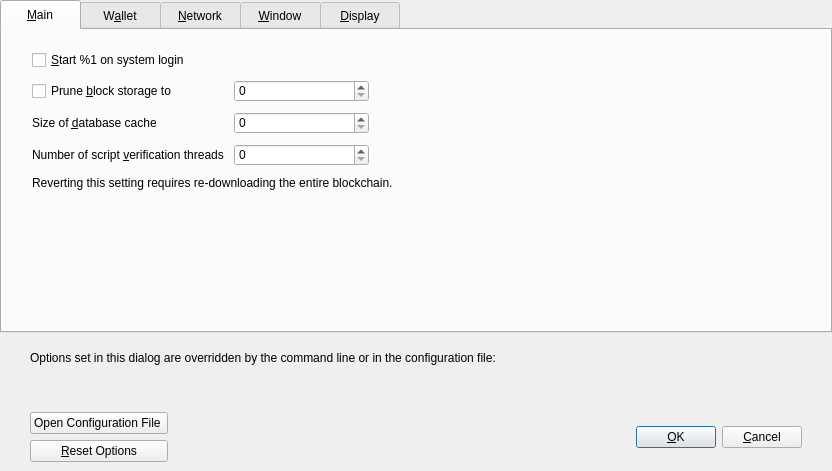
<?xml version="1.0" encoding="UTF-8"?>
<ui version="4.0">
 <class>OptionsDialog</class>
 <widget class="QDialog" name="OptionsDialog">
  <property name="geometry">
   <rect>
    <x>0</x>
    <y>0</y>
    <width>832</width>
    <height>471</height>
   </rect>
  </property>
  <property name="minimumSize">
   <size>
    <width>650</width>
    <height>440</height>
   </size>
  </property>
  <property name="windowTitle">
   <string>Options</string>
  </property>
  <property name="styleSheet">
   <string notr="true">QTabBar::tab { 
height: 30px;
width: 80px;
}


</string>
  </property>
  <property name="modal">
   <bool>true</bool>
  </property>
  <layout class="QVBoxLayout" name="verticalLayout">
   <property name="leftMargin">
    <number>0</number>
   </property>
   <property name="topMargin">
    <number>0</number>
   </property>
   <property name="rightMargin">
    <number>0</number>
   </property>
   <property name="bottomMargin">
    <number>0</number>
   </property>
   <item>
    <widget class="QTabWidget" name="tabWidget">
     <property name="styleSheet">
      <string notr="true"/>
     </property>
     <property name="currentIndex">
      <number>0</number>
     </property>
     <widget class="QWidget" name="tabMain">
      <attribute name="title">
       <string>&amp;Main</string>
      </attribute>
      <layout class="QVBoxLayout" name="verticalLayout_Main">
       <property name="spacing">
        <number>10</number>
       </property>
       <property name="leftMargin">
        <number>30</number>
       </property>
       <property name="topMargin">
        <number>20</number>
       </property>
       <property name="rightMargin">
        <number>30</number>
       </property>
       <property name="bottomMargin">
        <number>20</number>
       </property>
       <item>
        <widget class="QCheckBox" name="sinAtStartup">
         <property name="toolTip">
          <string>Automatically start %1 after logging in to the system.</string>
         </property>
         <property name="styleSheet">
          <string notr="true"/>
         </property>
         <property name="text">
          <string>&amp;Start %1 on system login</string>
         </property>
        </widget>
       </item>
       <item>
        <layout class="QGridLayout" name="gridLayout_3">
         <item row="1" column="1">
          <layout class="QHBoxLayout" name="horizontalLayout_2_Main">
           <item>
            <widget class="QSpinBox" name="databaseCache">
             <property name="minimumSize">
              <size>
               <width>135</width>
               <height>0</height>
              </size>
             </property>
            </widget>
           </item>
           <item>
            <spacer name="horizontalSpacer_2_Main">
             <property name="orientation">
              <enum>Qt::Horizontal</enum>
             </property>
             <property name="sizeHint" stdset="0">
              <size>
               <width>40</width>
               <height>20</height>
              </size>
             </property>
            </spacer>
           </item>
          </layout>
         </item>
         <item row="0" column="1">
          <layout class="QHBoxLayout" name="horizontalLayout_Main_Prune">
           <item>
            <widget class="QSpinBox" name="pruneSize">
             <property name="minimumSize">
              <size>
               <width>135</width>
               <height>0</height>
              </size>
             </property>
            </widget>
           </item>
           <item>
            <spacer name="horizontalSpacer_Main_Prune">
             <property name="orientation">
              <enum>Qt::Horizontal</enum>
             </property>
             <property name="sizeHint" stdset="0">
              <size>
               <width>40</width>
               <height>20</height>
              </size>
             </property>
            </spacer>
           </item>
          </layout>
         </item>
         <item row="1" column="0">
          <widget class="QLabel" name="databaseCacheLabel">
           <property name="text">
            <string>Size of &amp;database cache</string>
           </property>
           <property name="textFormat">
            <enum>Qt::PlainText</enum>
           </property>
           <property name="buddy">
            <cstring>databaseCache</cstring>
           </property>
          </widget>
         </item>
         <item row="2" column="1">
          <layout class="QHBoxLayout" name="horizontalLayout_Main_VerifyLabel">
           <item>
            <widget class="QSpinBox" name="threadsScriptVerif">
             <property name="minimumSize">
              <size>
               <width>135</width>
               <height>0</height>
              </size>
             </property>
             <property name="toolTip">
              <string>(0 = auto, &lt;0 = leave that many cores free)</string>
             </property>
            </widget>
           </item>
           <item>
            <spacer name="horizontalSpacer_Main_Threads">
             <property name="orientation">
              <enum>Qt::Horizontal</enum>
             </property>
             <property name="sizeHint" stdset="0">
              <size>
               <width>40</width>
               <height>20</height>
              </size>
             </property>
            </spacer>
           </item>
          </layout>
         </item>
         <item row="2" column="0">
          <widget class="QLabel" name="threadsScriptVerifLabel">
           <property name="text">
            <string>Number of script &amp;verification threads</string>
           </property>
           <property name="textFormat">
            <enum>Qt::PlainText</enum>
           </property>
           <property name="buddy">
            <cstring>threadsScriptVerif</cstring>
           </property>
          </widget>
         </item>
         <item row="0" column="0">
          <widget class="QCheckBox" name="prune">
           <property name="toolTip">
            <string>Disables some advanced features but all blocks will still be fully validated. Reverting this setting requires re-downloading the entire blockchain. Actual disk usage may be somewhat higher.</string>
           </property>
           <property name="text">
            <string>Prune &amp;block storage to</string>
           </property>
          </widget>
         </item>
         <item row="3" column="0" colspan="2">
          <widget class="QLabel" name="pruneWarning">
           <property name="text">
            <string>Reverting this setting requires re-downloading the entire blockchain.</string>
           </property>
           <property name="textFormat">
            <enum>Qt::PlainText</enum>
           </property>
          </widget>
         </item>
        </layout>
       </item>
       <item>
        <spacer name="verticalSpacer_3">
         <property name="orientation">
          <enum>Qt::Vertical</enum>
         </property>
         <property name="sizeHint" stdset="0">
          <size>
           <width>20</width>
           <height>40</height>
          </size>
         </property>
        </spacer>
       </item>
      </layout>
     </widget>
     <widget class="QWidget" name="tabWallet">
      <attribute name="title">
       <string>W&amp;allet</string>
      </attribute>
      <layout class="QVBoxLayout" name="verticalLayout_Wallet">
       <property name="spacing">
        <number>10</number>
       </property>
       <property name="leftMargin">
        <number>30</number>
       </property>
       <property name="topMargin">
        <number>20</number>
       </property>
       <property name="rightMargin">
        <number>30</number>
       </property>
       <property name="bottomMargin">
        <number>20</number>
       </property>
       <item>
        <widget class="QGroupBox" name="groupBoxExpert">
         <property name="styleSheet">
          <string notr="true"/>
         </property>
         <property name="title">
          <string>Expert</string>
         </property>
         <layout class="QVBoxLayout" name="verticalLayout_2">
          <property name="spacing">
           <number>12</number>
          </property>
          <item>
           <widget class="QCheckBox" name="coinControlFeatures">
            <property name="toolTip">
             <string>Whether to show coin control features or not.</string>
            </property>
            <property name="text">
             <string>Enable coin &amp;control features</string>
            </property>
           </widget>
          </item>
          <item>
           <widget class="QCheckBox" name="spendZeroConfChange">
            <property name="toolTip">
             <string>If you disable the spending of unconfirmed change, the change from a transaction cannot be used until that transaction has at least one confirmation. This also affects how your balance is computed.</string>
            </property>
            <property name="text">
             <string>&amp;Spend unconfirmed change</string>
            </property>
           </widget>
          </item>
         </layout>
        </widget>
       </item>
       <item>
        <spacer name="verticalSpacer_2">
         <property name="orientation">
          <enum>Qt::Vertical</enum>
         </property>
         <property name="sizeHint" stdset="0">
          <size>
           <width>20</width>
           <height>40</height>
          </size>
         </property>
        </spacer>
       </item>
      </layout>
     </widget>
     <widget class="QWidget" name="tabNetwork">
      <attribute name="title">
       <string>&amp;Network</string>
      </attribute>
      <layout class="QVBoxLayout" name="verticalLayout_Network">
       <property name="spacing">
        <number>10</number>
       </property>
       <property name="leftMargin">
        <number>30</number>
       </property>
       <property name="topMargin">
        <number>20</number>
       </property>
       <property name="rightMargin">
        <number>30</number>
       </property>
       <property name="bottomMargin">
        <number>20</number>
       </property>
       <item>
        <widget class="QCheckBox" name="mapPortUpnp">
         <property name="toolTip">
          <string>Automatically open the SIN client port on the router. This only works when your router supports UPnP and it is enabled.</string>
         </property>
         <property name="text">
          <string>Map port using &amp;UPnP</string>
         </property>
        </widget>
       </item>
       <item>
        <widget class="QCheckBox" name="mapPortNatpmp">
         <property name="toolTip">
          <string>Automatically open the Bitcoin client port on the router. This only works when your router supports NAT-PMP and it is enabled. The external port could be random.</string>
         </property>
         <property name="text">
          <string>Map port using NA&amp;T-PMP</string>
         </property>
        </widget>
       </item>
       <item>
        <widget class="QCheckBox" name="allowIncoming">
         <property name="toolTip">
          <string>Accept connections from outside.</string>
         </property>
         <property name="text">
          <string>Allow incomin&amp;g connections</string>
         </property>
        </widget>
       </item>
       <item>
        <widget class="QCheckBox" name="connectSocks">
         <property name="toolTip">
          <string>Connect to the SIN network through a SOCKS5 proxy.</string>
         </property>
         <property name="text">
          <string>&amp;Connect through SOCKS5 proxy (default proxy):</string>
         </property>
        </widget>
       </item>
       <item>
        <layout class="QHBoxLayout" name="horizontalLayout_1_Network">
         <item>
          <widget class="QLabel" name="proxyIpLabel">
           <property name="text">
            <string>Proxy &amp;IP:</string>
           </property>
           <property name="textFormat">
            <enum>Qt::PlainText</enum>
           </property>
           <property name="buddy">
            <cstring>proxyIp</cstring>
           </property>
          </widget>
         </item>
         <item>
          <widget class="QValidatedLineEdit" name="proxyIp">
           <property name="minimumSize">
            <size>
             <width>140</width>
             <height>0</height>
            </size>
           </property>
           <property name="maximumSize">
            <size>
             <width>140</width>
             <height>16777215</height>
            </size>
           </property>
           <property name="toolTip">
            <string>IP address of the proxy (e.g. IPv4: 127.0.0.1 / IPv6: ::1)</string>
           </property>
          </widget>
         </item>
         <item>
          <widget class="QLabel" name="proxyPortLabel">
           <property name="text">
            <string>&amp;Port:</string>
           </property>
           <property name="textFormat">
            <enum>Qt::PlainText</enum>
           </property>
           <property name="buddy">
            <cstring>proxyPort</cstring>
           </property>
          </widget>
         </item>
         <item>
          <widget class="QLineEdit" name="proxyPort">
           <property name="minimumSize">
            <size>
             <width>55</width>
             <height>0</height>
            </size>
           </property>
           <property name="maximumSize">
            <size>
             <width>55</width>
             <height>16777215</height>
            </size>
           </property>
           <property name="toolTip">
            <string>Port of the proxy (e.g. 9050)</string>
           </property>
          </widget>
         </item>
         <item>
          <spacer name="horizontalSpacer_1_Network">
           <property name="orientation">
            <enum>Qt::Horizontal</enum>
           </property>
           <property name="sizeHint" stdset="0">
            <size>
             <width>40</width>
             <height>20</height>
            </size>
           </property>
          </spacer>
         </item>
        </layout>
       </item>
       <item>
        <layout class="QHBoxLayout" name="horizontalLayout_2_Network">
         <item>
          <widget class="QLabel" name="proxyActiveNets">
           <property name="text">
            <string>Used for reaching peers via:</string>
           </property>
           <property name="textFormat">
            <enum>Qt::PlainText</enum>
           </property>
          </widget>
         </item>
         <item>
          <widget class="QCheckBox" name="proxyReachIPv4">
           <property name="enabled">
            <bool>false</bool>
           </property>
           <property name="toolTip">
            <string>Shows if the supplied default SOCKS5 proxy is used to reach peers via this network type.</string>
           </property>
           <property name="text">
            <string/>
           </property>
          </widget>
         </item>
         <item>
          <widget class="QLabel" name="proxyReachIPv4Label">
           <property name="text">
            <string>IPv4</string>
           </property>
           <property name="textFormat">
            <enum>Qt::PlainText</enum>
           </property>
          </widget>
         </item>
         <item>
          <widget class="QCheckBox" name="proxyReachIPv6">
           <property name="enabled">
            <bool>false</bool>
           </property>
           <property name="toolTip">
            <string>Shows if the supplied default SOCKS5 proxy is used to reach peers via this network type.</string>
           </property>
           <property name="text">
            <string/>
           </property>
          </widget>
         </item>
         <item>
          <widget class="QLabel" name="proxyReachIPv6Label">
           <property name="text">
            <string>IPv6</string>
           </property>
           <property name="textFormat">
            <enum>Qt::PlainText</enum>
           </property>
          </widget>
         </item>
         <item>
          <widget class="QCheckBox" name="proxyReachTor">
           <property name="enabled">
            <bool>false</bool>
           </property>
           <property name="toolTip">
            <string>Shows if the supplied default SOCKS5 proxy is used to reach peers via this network type.</string>
           </property>
           <property name="text">
            <string/>
           </property>
          </widget>
         </item>
         <item>
          <widget class="QLabel" name="proxyReachTorLabel">
           <property name="text">
            <string>Tor</string>
           </property>
           <property name="textFormat">
            <enum>Qt::PlainText</enum>
           </property>
          </widget>
         </item>
         <item>
          <spacer name="horizontalSpacer_2_Network">
           <property name="orientation">
            <enum>Qt::Horizontal</enum>
           </property>
           <property name="sizeHint" stdset="0">
            <size>
             <width>40</width>
             <height>20</height>
            </size>
           </property>
          </spacer>
         </item>
        </layout>
       </item>
       <item>
        <widget class="QCheckBox" name="connectSocksTor">
         <property name="toolTip">
          <string>Connect to the SIN network through a separate SOCKS5 proxy for Tor hidden services.</string>
         </property>
         <property name="text">
          <string>Use separate SOCKS&amp;5 proxy to reach peers via Tor hidden services:</string>
         </property>
        </widget>
       </item>
       <item>
        <layout class="QHBoxLayout" name="horizontalLayout_3_Network">
         <item>
          <widget class="QLabel" name="proxyIpTorLabel">
           <property name="text">
            <string>Proxy &amp;IP:</string>
           </property>
           <property name="textFormat">
            <enum>Qt::PlainText</enum>
           </property>
           <property name="buddy">
            <cstring>proxyIpTor</cstring>
           </property>
          </widget>
         </item>
         <item>
          <widget class="QValidatedLineEdit" name="proxyIpTor">
           <property name="minimumSize">
            <size>
             <width>140</width>
             <height>0</height>
            </size>
           </property>
           <property name="maximumSize">
            <size>
             <width>140</width>
             <height>16777215</height>
            </size>
           </property>
           <property name="toolTip">
            <string>IP address of the proxy (e.g. IPv4: 127.0.0.1 / IPv6: ::1)</string>
           </property>
          </widget>
         </item>
         <item>
          <widget class="QLabel" name="proxyPortTorLabel">
           <property name="text">
            <string>&amp;Port:</string>
           </property>
           <property name="textFormat">
            <enum>Qt::PlainText</enum>
           </property>
           <property name="buddy">
            <cstring>proxyPortTor</cstring>
           </property>
          </widget>
         </item>
         <item>
          <widget class="QLineEdit" name="proxyPortTor">
           <property name="minimumSize">
            <size>
             <width>55</width>
             <height>0</height>
            </size>
           </property>
           <property name="maximumSize">
            <size>
             <width>55</width>
             <height>16777215</height>
            </size>
           </property>
           <property name="toolTip">
            <string>Port of the proxy (e.g. 9050)</string>
           </property>
          </widget>
         </item>
         <item>
          <spacer name="horizontalSpacer_4_Network">
           <property name="orientation">
            <enum>Qt::Horizontal</enum>
           </property>
           <property name="sizeHint" stdset="0">
            <size>
             <width>40</width>
             <height>20</height>
            </size>
           </property>
          </spacer>
         </item>
        </layout>
       </item>
       <item>
        <spacer name="verticalSpacer_6">
         <property name="orientation">
          <enum>Qt::Vertical</enum>
         </property>
         <property name="sizeHint" stdset="0">
          <size>
           <width>20</width>
           <height>40</height>
          </size>
         </property>
        </spacer>
       </item>
      </layout>
     </widget>
     <widget class="QWidget" name="tabWindow">
      <attribute name="title">
       <string>&amp;Window</string>
      </attribute>
      <layout class="QVBoxLayout" name="verticalLayout_Window">
       <property name="spacing">
        <number>10</number>
       </property>
       <property name="leftMargin">
        <number>30</number>
       </property>
       <property name="topMargin">
        <number>20</number>
       </property>
       <property name="rightMargin">
        <number>30</number>
       </property>
       <property name="bottomMargin">
        <number>20</number>
       </property>
       <item>
        <layout class="QVBoxLayout" name="verticalLayout_6">
         <property name="spacing">
          <number>10</number>
         </property>
         <property name="topMargin">
          <number>0</number>
         </property>
         <item>
          <widget class="QCheckBox" name="minimizeToTray">
           <property name="toolTip">
            <string>Show only a tray icon after minimizing the window.</string>
           </property>
           <property name="text">
            <string>&amp;Minimize to the tray instead of the taskbar</string>
           </property>
          </widget>
         </item>
         <item>
          <widget class="QCheckBox" name="minimizeOnClose">
           <property name="toolTip">
            <string>Minimize instead of exit the application when the window is closed. When this option is enabled, the application will be closed only after selecting Exit in the menu.</string>
           </property>
           <property name="text">
            <string>M&amp;inimize on close</string>
           </property>
          </widget>
         </item>
         <item>
          <widget class="QCheckBox" name="showTrayIcon">
           <property name="toolTip">
            <string>Hide the icon from the system tray.</string>
           </property>
           <property name="text">
            <string>&amp;Show tray icon</string>
           </property>
          </widget>
         </item>
        </layout>
       </item>
       <item>
        <spacer name="verticalSpacer_5">
         <property name="orientation">
          <enum>Qt::Vertical</enum>
         </property>
         <property name="sizeHint" stdset="0">
          <size>
           <width>20</width>
           <height>40</height>
          </size>
         </property>
        </spacer>
       </item>
      </layout>
     </widget>
     <widget class="QWidget" name="tabDisplay">
      <attribute name="title">
       <string>&amp;Display</string>
      </attribute>
      <layout class="QVBoxLayout" name="verticalLayout_Display">
       <property name="spacing">
        <number>10</number>
       </property>
       <property name="leftMargin">
        <number>30</number>
       </property>
       <property name="topMargin">
        <number>20</number>
       </property>
       <property name="rightMargin">
        <number>30</number>
       </property>
       <property name="bottomMargin">
        <number>20</number>
       </property>
       <item>
        <layout class="QGridLayout" name="gridLayout_4">
         <item row="1" column="1">
          <widget class="QValueComboBox" name="unit">
           <property name="toolTip">
            <string>Choose the default subdivision unit to show in the interface and when sending coins.</string>
           </property>
          </widget>
         </item>
         <item row="2" column="1">
          <widget class="QLineEdit" name="thirdPartyTxUrls">
           <property name="toolTip">
            <string>Third party URLs (e.g. a block explorer) that appear in the transactions tab as context menu items. %s in the URL is replaced by transaction hash. Multiple URLs are separated by vertical bar |.</string>
           </property>
          </widget>
         </item>
         <item row="0" column="0">
          <widget class="QLabel" name="langLabel">
           <property name="text">
            <string>User Interface &amp;language:</string>
           </property>
           <property name="textFormat">
            <enum>Qt::PlainText</enum>
           </property>
           <property name="buddy">
            <cstring>lang</cstring>
           </property>
          </widget>
         </item>
         <item row="2" column="0">
          <widget class="QLabel" name="thirdPartyTxUrlsLabel">
           <property name="toolTip">
            <string>Third party URLs (e.g. a block explorer) that appear in the transactions tab as context menu items. %s in the URL is replaced by transaction hash. Multiple URLs are separated by vertical bar |.</string>
           </property>
           <property name="text">
            <string>&amp;Third party transaction URLs:</string>
           </property>
           <property name="buddy">
            <cstring>thirdPartyTxUrls</cstring>
           </property>
          </widget>
         </item>
         <item row="0" column="1">
          <widget class="QValueComboBox" name="lang">
           <property name="toolTip">
            <string>The user interface language can be set here. This setting will take effect after restarting %1.</string>
           </property>
          </widget>
         </item>
         <item row="1" column="0">
          <widget class="QLabel" name="unitLabel">
           <property name="text">
            <string>&amp;Unit to show amounts in:</string>
           </property>
           <property name="textFormat">
            <enum>Qt::PlainText</enum>
           </property>
           <property name="buddy">
            <cstring>unit</cstring>
           </property>
          </widget>
         </item>
         <item row="3" column="0">
          <widget class="QLabel" name="themeLabel">
           <property name="text">
            <string>User Interface &amp;style:</string>
           </property>
           <property name="textFormat">
            <enum>Qt::PlainText</enum>
           </property>
           <property name="buddy">
            <cstring>lang</cstring>
           </property>
          </widget>
         </item>
         <item row="3" column="1">
          <widget class="QValueComboBox" name="theme"/>
         </item>
        </layout>
       </item>
       <item>
        <spacer name="verticalSpacer_9">
         <property name="orientation">
          <enum>Qt::Vertical</enum>
         </property>
         <property name="sizeHint" stdset="0">
          <size>
           <width>20</width>
           <height>40</height>
          </size>
         </property>
        </spacer>
       </item>
      </layout>
     </widget>
    </widget>
   </item>
   <item>
    <widget class="QFrame" name="frame">
     <layout class="QVBoxLayout" name="verticalLayout_Bottom">
      <property name="leftMargin">
       <number>30</number>
      </property>
      <property name="rightMargin">
       <number>30</number>
      </property>
      <item>
       <layout class="QHBoxLayout" name="horizontalLayout_Bottom">
        <item>
         <widget class="QLabel" name="overriddenByCommandLineInfoLabel">
          <property name="text">
           <string>Options set in this dialog are overridden by the command line or in the configuration file:</string>
          </property>
          <property name="textFormat">
           <enum>Qt::PlainText</enum>
          </property>
         </widget>
        </item>
        <item>
         <spacer name="horizontalSpacer_Bottom">
          <property name="orientation">
           <enum>Qt::Horizontal</enum>
          </property>
          <property name="sizeHint" stdset="0">
           <size>
            <width>40</width>
            <height>20</height>
           </size>
          </property>
         </spacer>
        </item>
       </layout>
      </item>
      <item>
       <widget class="QLabel" name="overriddenByCommandLineLabel">
        <property name="text">
         <string/>
        </property>
        <property name="textFormat">
         <enum>Qt::PlainText</enum>
        </property>
        <property name="wordWrap">
         <bool>true</bool>
        </property>
       </widget>
      </item>
     </layout>
    </widget>
   </item>
   <item>
    <widget class="QWidget" name="buttonsContainerWhite" native="true">
     <property name="sizePolicy">
      <sizepolicy hsizetype="Preferred" vsizetype="Preferred">
       <horstretch>0</horstretch>
       <verstretch>0</verstretch>
      </sizepolicy>
     </property>
     <property name="maximumSize">
      <size>
       <width>16777215</width>
       <height>16777215</height>
      </size>
     </property>
     <property name="styleSheet">
      <string notr="true"/>
     </property>
     <layout class="QHBoxLayout" name="horizontalLayout_Buttons">
      <property name="spacing">
       <number>6</number>
      </property>
      <property name="leftMargin">
       <number>30</number>
      </property>
      <property name="rightMargin">
       <number>30</number>
      </property>
      <property name="bottomMargin">
       <number>9</number>
      </property>
      <item>
       <layout class="QVBoxLayout" name="verticalLayout_Buttons">
        <property name="spacing">
         <number>6</number>
        </property>
        <item>
         <widget class="QPushButton" name="openSINConfButton">
          <property name="toolTip">
           <string>Open the %1 configuration file from the working directory.</string>
          </property>
          <property name="text">
           <string>Open Configuration File </string>
          </property>
          <property name="autoDefault">
           <bool>false</bool>
          </property>
         </widget>
        </item>
        <item>
         <widget class="QPushButton" name="resetButton">
          <property name="toolTip">
           <string>Reset all client options to default.</string>
          </property>
          <property name="text">
           <string>&amp;Reset Options</string>
          </property>
          <property name="autoDefault">
           <bool>false</bool>
          </property>
         </widget>
        </item>
       </layout>
      </item>
      <item>
       <spacer name="horizontalSpacer_1">
        <property name="orientation">
         <enum>Qt::Horizontal</enum>
        </property>
        <property name="sizeHint" stdset="0">
         <size>
          <width>40</width>
          <height>48</height>
         </size>
        </property>
       </spacer>
      </item>
      <item>
       <widget class="QLabel" name="statusLabel">
        <property name="minimumSize">
         <size>
          <width>200</width>
          <height>0</height>
         </size>
        </property>
        <property name="font">
         <font>
          <weight>75</weight>
          <bold>true</bold>
         </font>
        </property>
        <property name="text">
         <string/>
        </property>
        <property name="textFormat">
         <enum>Qt::PlainText</enum>
        </property>
        <property name="wordWrap">
         <bool>true</bool>
        </property>
       </widget>
      </item>
      <item>
       <spacer name="horizontalSpacer_2">
        <property name="orientation">
         <enum>Qt::Horizontal</enum>
        </property>
        <property name="sizeHint" stdset="0">
         <size>
          <width>40</width>
          <height>48</height>
         </size>
        </property>
       </spacer>
      </item>
      <item>
       <widget class="QPushButton" name="okButton">
        <property name="minimumSize">
         <size>
          <width>80</width>
          <height>0</height>
         </size>
        </property>
        <property name="text">
         <string>&amp;OK</string>
        </property>
        <property name="autoDefault">
         <bool>false</bool>
        </property>
        <property name="default">
         <bool>true</bool>
        </property>
       </widget>
      </item>
      <item>
       <widget class="QPushButton" name="cancelButton">
        <property name="minimumSize">
         <size>
          <width>80</width>
          <height>0</height>
         </size>
        </property>
        <property name="text">
         <string>&amp;Cancel</string>
        </property>
        <property name="autoDefault">
         <bool>false</bool>
        </property>
       </widget>
      </item>
     </layout>
    </widget>
   </item>
  </layout>
 </widget>
 <customwidgets>
  <customwidget>
   <class>QValidatedLineEdit</class>
   <extends>QLineEdit</extends>
   <header>qt/qvalidatedlineedit.h</header>
  </customwidget>
  <customwidget>
   <class>QValueComboBox</class>
   <extends>QComboBox</extends>
   <header>qt/qvaluecombobox.h</header>
  </customwidget>
 </customwidgets>
 <resources/>
 <connections/>
</ui>
